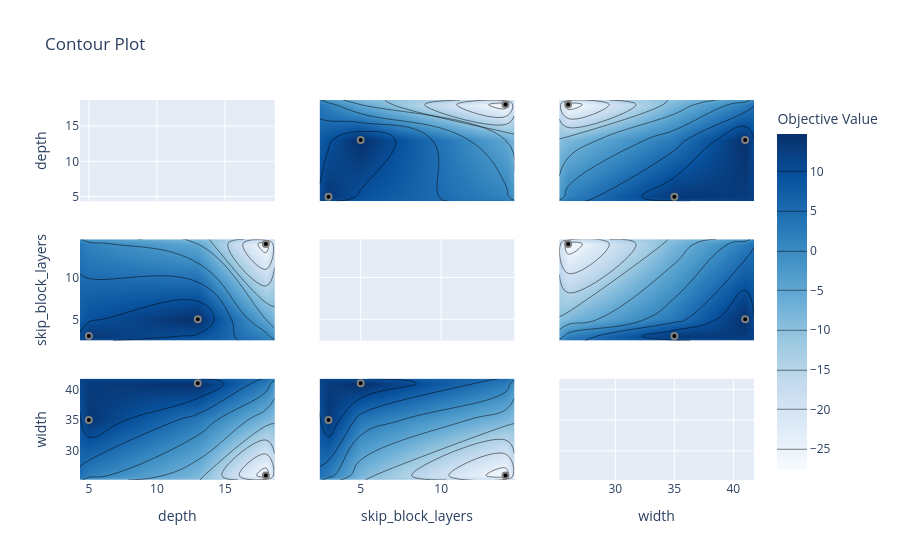

Here is the notebook cell this chart was saved with:
### Code cell
optuna.visualization.plot_contour(study, ['width', 'depth', 'skip_block_layers'])

### Figure 1 — Plotly figure (JSON) as saved in the notebook; plotly's stock layout.template omitted (floating-point values rounded to 4 significant figures)
{"data": [{"type": "scatter", "xaxis": "x", "yaxis": "y"}, {"colorbar": {"title": {"text": "Objective Value"}}, "colorscale": [[0, "rgb(247,251,255)"], [0.125, "rgb(222,235,247)"], [0.25, "rgb(198,219,239)"], [0.375, "rgb(158,202,225)"], [0.5, "rgb(107,174,214)"], [0.625, "rgb(66,146,198)"], [0.75, "rgb(33,113,181)"], [0.875, "rgb(8,81,156)"], [1, "rgb(8,48,107)"]], "connectgaps": true, "contours": {"coloring": "heatmap"}, "hoverinfo": "none", "line": {"smoothing": 1.3}, "reversescale": false, "showscale": true, "type": "contour", "x": [4.35, 5, 13, 18, 18.65], "xaxis": "x4", "y": [2.45, 3, 5, 14, 14.55], "yaxis": "y4", "z": [[null, null, null, null, null], [null, 13.57, null, null, null], [null, null, 14.73, null, null], [null, null, null, -27.65, null], [null, null, null, null, null]]}, {"marker": {"color": "black", "line": {"color": "Gray", "width": 2}}, "mode": "markers", "name": "Feasible Trial", "showlegend": false, "type": "scatter", "x": [18, 5, 13], "xaxis": "x4", "y": [14, 3, 5], "yaxis": "y4"}, {"colorbar": {"title": {"text": "Objective Value"}}, "colorscale": [[0, "rgb(247,251,255)"], [0.125, "rgb(222,235,247)"], [0.25, "rgb(198,219,239)"], [0.375, "rgb(158,202,225)"], [0.5, "rgb(107,174,214)"], [0.625, "rgb(66,146,198)"], [0.75, "rgb(33,113,181)"], [0.875, "rgb(8,81,156)"], [1, "rgb(8,48,107)"]], "connectgaps": true, "contours": {"coloring": "heatmap"}, "hoverinfo": "none", "line": {"smoothing": 1.3}, "reversescale": false, "showscale": false, "type": "contour", "x": [4.35, 5, 13, 18, 18.65], "xaxis": "x7", "y": [25.25, 26, 35, 41, 41.75], "yaxis": "y7", "z": [[null, null, null, null, null], [null, null, null, -27.65, null], [null, 13.57, null, null, null], [null, null, 14.73, null, null], [null, null, null, null, null]]}, {"marker": {"color": "black", "line": {"color": "Gray", "width": 2}}, "mode": "markers", "name": "Feasible Trial", "showlegend": false, "type": "scatter", "x": [18, 5, 13], "xaxis": "x7", "y": [26, 35, 41], "yaxis": "y7"}, {"colorbar": {"title": {"text": "Objective Value"}}, "colorscale": [[0, "rgb(247,251,255)"], [0.125, "rgb(222,235,247)"], [0.25, "rgb(198,219,239)"], [0.375, "rgb(158,202,225)"], [0.5, "rgb(107,174,214)"], [0.625, "rgb(66,146,198)"], [0.75, "rgb(33,113,181)"], [0.875, "rgb(8,81,156)"], [1, "rgb(8,48,107)"]], "connectgaps": true, "contours": {"coloring": "heatmap"}, "hoverinfo": "none", "line": {"smoothing": 1.3}, "reversescale": false, "showscale": false, "type": "contour", "x": [2.45, 3, 5, 14, 14.55], "xaxis": "x2", "y": [4.35, 5, 13, 18, 18.65], "yaxis": "y2", "z": [[null, null, null, null, null], [null, 13.57, null, null, null], [null, null, 14.73, null, null], [null, null, null, -27.65, null], [null, null, null, null, null]]}, {"marker": {"color": "black", "line": {"color": "Gray", "width": 2}}, "mode": "markers", "name": "Feasible Trial", "showlegend": false, "type": "scatter", "x": [14, 3, 5], "xaxis": "x2", "y": [18, 5, 13], "yaxis": "y2"}, {"type": "scatter", "xaxis": "x5", "yaxis": "y5"}, {"colorbar": {"title": {"text": "Objective Value"}}, "colorscale": [[0, "rgb(247,251,255)"], [0.125, "rgb(222,235,247)"], [0.25, "rgb(198,219,239)"], [0.375, "rgb(158,202,225)"], [0.5, "rgb(107,174,214)"], [0.625, "rgb(66,146,198)"], [0.75, "rgb(33,113,181)"], [0.875, "rgb(8,81,156)"], [1, "rgb(8,48,107)"]], "connectgaps": true, "contours": {"coloring": "heatmap"}, "hoverinfo": "none", "line": {"smoothing": 1.3}, "reversescale": false, "showscale": false, "type": "contour", "x": [2.45, 3, 5, 14, 14.55], "xaxis": "x8", "y": [25.25, 26, 35, 41, 41.75], "yaxis": "y8", "z": [[null, null, null, null, null], [null, null, null, -27.65, null], [null, 13.57, null, null, null], [null, null, 14.73, null, null], [null, null, null, null, null]]}, {"marker": {"color": "black", "line": {"color": "Gray", "width": 2}}, "mode": "markers", "name": "Feasible Trial", "showlegend": false, "type": "scatter", "x": [14, 3, 5], "xaxis": "x8", "y": [26, 35, 41], "yaxis": "y8"}, {"colorbar": {"title": {"text": "Objective Value"}}, "colorscale": [[0, "rgb(247,251,255)"], [0.125, "rgb(222,235,247)"], [0.25, "rgb(198,219,239)"], [0.375, "rgb(158,202,225)"], [0.5, "rgb(107,174,214)"], [0.625, "rgb(66,146,198)"], [0.75, "rgb(33,113,181)"], [0.875, "rgb(8,81,156)"], [1, "rgb(8,48,107)"]], "connectgaps": true, "contours": {"coloring": "heatmap"}, "hoverinfo": "none", "line": {"smoothing": 1.3}, "reversescale": false, "showscale": false, "type": "contour", "x": [25.25, 26, 35, 41, 41.75], "xaxis": "x3", "y": [4.35, 5, 13, 18, 18.65], "yaxis": "y3", "z": [[null, null, null, null, null], [null, null, 13.57, null, null], [null, null, null, 14.73, null], [null, -27.65, null, null, null], [null, null, null, null, null]]}, {"marker": {"color": "black", "line": {"color": "Gray", "width": 2}}, "mode": "markers", "name": "Feasible Trial", "showlegend": false, "type": "scatter", "x": [26, 35, 41], "xaxis": "x3", "y": [18, 5, 13], "yaxis": "y3"}, {"colorbar": {"title": {"text": "Objective Value"}}, "colorscale": [[0, "rgb(247,251,255)"], [0.125, "rgb(222,235,247)"], [0.25, "rgb(198,219,239)"], [0.375, "rgb(158,202,225)"], [0.5, "rgb(107,174,214)"], [0.625, "rgb(66,146,198)"], [0.75, "rgb(33,113,181)"], [0.875, "rgb(8,81,156)"], [1, "rgb(8,48,107)"]], "connectgaps": true, "contours": {"coloring": "heatmap"}, "hoverinfo": "none", "line": {"smoothing": 1.3}, "reversescale": false, "showscale": false, "type": "contour", "x": [25.25, 26, 35, 41, 41.75], "xaxis": "x6", "y": [2.45, 3, 5, 14, 14.55], "yaxis": "y6", "z": [[null, null, null, null, null], [null, null, 13.57, null, null], [null, null, null, 14.73, null], [null, -27.65, null, null, null], [null, null, null, null, null]]}, {"marker": {"color": "black", "line": {"color": "Gray", "width": 2}}, "mode": "markers", "name": "Feasible Trial", "showlegend": false, "type": "scatter", "x": [26, 35, 41], "xaxis": "x6", "y": [14, 3, 5], "yaxis": "y6"}, {"type": "scatter", "xaxis": "x9", "yaxis": "y9"}], "layout": {"title": {"text": "Contour Plot"}, "xaxis": {"anchor": "y", "domain": [0, 0.2889], "matches": "x7", "range": [4.35, 18.65], "showticklabels": false}, "xaxis2": {"anchor": "y2", "domain": [0.3556, 0.6444], "matches": "x8", "range": [2.45, 14.55], "showticklabels": false}, "xaxis3": {"anchor": "y3", "domain": [0.7111, 1], "matches": "x9", "range": [25.25, 41.75], "showticklabels": false}, "xaxis4": {"anchor": "y4", "domain": [0, 0.2889], "matches": "x7", "range": [4.35, 18.65], "showticklabels": false}, "xaxis5": {"anchor": "y5", "domain": [0.3556, 0.6444], "matches": "x8", "range": [2.45, 14.55], "showticklabels": false}, "xaxis6": {"anchor": "y6", "domain": [0.7111, 1], "matches": "x9", "range": [25.25, 41.75], "showticklabels": false}, "xaxis7": {"anchor": "y7", "domain": [0, 0.2889], "range": [4.35, 18.65], "title": {"text": "depth"}}, "xaxis8": {"anchor": "y8", "domain": [0.3556, 0.6444], "range": [2.45, 14.55], "title": {"text": "skip_block_layers"}}, "xaxis9": {"anchor": "y9", "domain": [0.7111, 1], "range": [25.25, 41.75], "title": {"text": "width"}}, "yaxis": {"anchor": "x", "domain": [0.7333, 1], "range": [4.35, 18.65], "title": {"text": "depth"}}, "yaxis2": {"anchor": "x2", "domain": [0.7333, 1], "matches": "y", "range": [4.35, 18.65], "showticklabels": false}, "yaxis3": {"anchor": "x3", "domain": [0.7333, 1], "matches": "y", "range": [4.35, 18.65], "showticklabels": false}, "yaxis4": {"anchor": "x4", "domain": [0.3667, 0.6333], "range": [2.45, 14.55], "title": {"text": "skip_block_layers"}}, "yaxis5": {"anchor": "x5", "domain": [0.3667, 0.6333], "matches": "y4", "range": [2.45, 14.55], "showticklabels": false}, "yaxis6": {"anchor": "x6", "domain": [0.3667, 0.6333], "matches": "y4", "range": [2.45, 14.55], "showticklabels": false}, "yaxis7": {"anchor": "x7", "domain": [0, 0.2667], "range": [25.25, 41.75], "title": {"text": "width"}}, "yaxis8": {"anchor": "x8", "domain": [0, 0.2667], "matches": "y7", "range": [25.25, 41.75], "showticklabels": false}, "yaxis9": {"anchor": "x9", "domain": [0, 0.2667], "matches": "y7", "range": [25.25, 41.75], "showticklabels": false}}}
